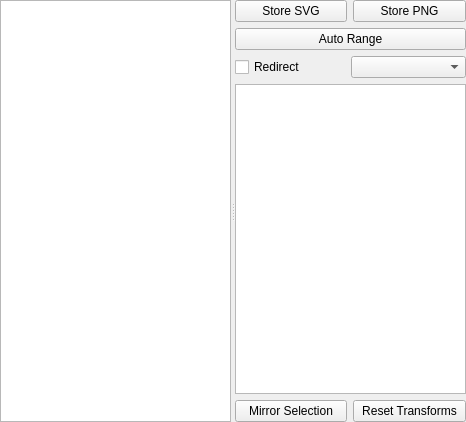
<?xml version="1.0" encoding="UTF-8"?>
<ui version="4.0">
 <class>Form</class>
 <widget class="QWidget" name="Form">
  <property name="geometry">
   <rect>
    <x>0</x>
    <y>0</y>
    <width>466</width>
    <height>422</height>
   </rect>
  </property>
  <property name="windowTitle">
   <string>Form</string>
  </property>
  <layout class="QGridLayout" name="gridLayout">
   <property name="margin">
    <number>0</number>
   </property>
   <property name="spacing">
    <number>0</number>
   </property>
   <item row="0" column="0">
    <widget class="QSplitter" name="splitter">
     <property name="orientation">
      <enum>Qt::Horizontal</enum>
     </property>
     <widget class="GraphicsView" name="view"/>
     <widget class="QWidget" name="layoutWidget">
      <layout class="QGridLayout" name="gridLayout_2">
       <item row="3" column="0" colspan="2">
        <widget class="QPushButton" name="autoRangeBtn">
         <property name="sizePolicy">
          <sizepolicy hsizetype="Minimum" vsizetype="Fixed">
           <horstretch>0</horstretch>
           <verstretch>1</verstretch>
          </sizepolicy>
         </property>
         <property name="text">
          <string>Auto Range</string>
         </property>
        </widget>
       </item>
       <item row="7" column="0" colspan="2">
        <widget class="TreeWidget" name="itemList">
         <property name="sizePolicy">
          <sizepolicy hsizetype="Expanding" vsizetype="Expanding">
           <horstretch>0</horstretch>
           <verstretch>100</verstretch>
          </sizepolicy>
         </property>
         <property name="headerHidden">
          <bool>true</bool>
         </property>
         <column>
          <property name="text">
           <string notr="true">1</string>
          </property>
         </column>
        </widget>
       </item>
       <item row="10" column="0" colspan="2">
        <layout class="QGridLayout" name="ctrlLayout">
         <property name="spacing">
          <number>0</number>
         </property>
        </layout>
       </item>
       <item row="1" column="0">
        <widget class="QPushButton" name="storeSvgBtn">
         <property name="text">
          <string>Store SVG</string>
         </property>
        </widget>
       </item>
       <item row="1" column="1">
        <widget class="QPushButton" name="storePngBtn">
         <property name="text">
          <string>Store PNG</string>
         </property>
        </widget>
       </item>
       <item row="6" column="0" colspan="2">
        <layout class="QHBoxLayout" name="horizontalLayout">
         <property name="spacing">
          <number>0</number>
         </property>
         <item>
          <widget class="QCheckBox" name="redirectCheck">
           <property name="toolTip">
            <string>Check to display all local items in a remote canvas.</string>
           </property>
           <property name="text">
            <string>Redirect</string>
           </property>
          </widget>
         </item>
         <item>
          <widget class="CanvasCombo" name="redirectCombo"/>
         </item>
        </layout>
       </item>
       <item row="8" column="0">
        <widget class="QPushButton" name="mirrorSelectionBtn">
         <property name="text">
          <string>Mirror Selection</string>
         </property>
        </widget>
       </item>
       <item row="8" column="1">
        <widget class="QPushButton" name="resetTransformsBtn">
         <property name="text">
          <string>Reset Transforms</string>
         </property>
        </widget>
       </item>
      </layout>
     </widget>
    </widget>
   </item>
  </layout>
 </widget>
 <customwidgets>
  <customwidget>
   <class>TreeWidget</class>
   <extends>QTreeWidget</extends>
   <header>pyqtgraph.widgets.TreeWidget</header>
  </customwidget>
  <customwidget>
   <class>GraphicsView</class>
   <extends>QGraphicsView</extends>
   <header>pyqtgraph.widgets.GraphicsView</header>
  </customwidget>
  <customwidget>
   <class>CanvasCombo</class>
   <extends>QComboBox</extends>
   <header>CanvasManager</header>
  </customwidget>
 </customwidgets>
 <resources/>
 <connections/>
</ui>
